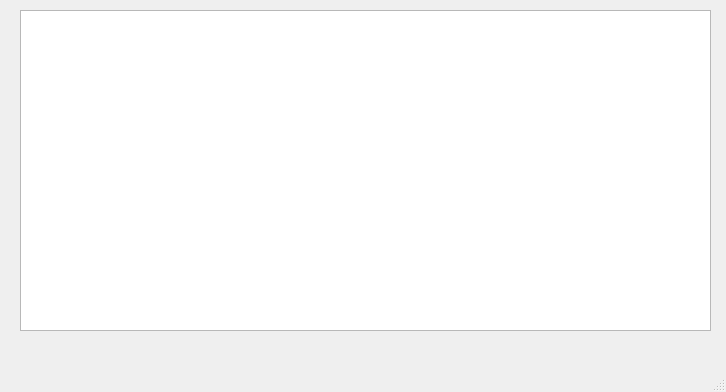
<?xml version="1.0" encoding="UTF-8"?>
<ui version="4.0">
 <class>MainWindow</class>
 <widget class="QMainWindow" name="MainWindow">
  <property name="geometry">
   <rect>
    <x>0</x>
    <y>0</y>
    <width>726</width>
    <height>392</height>
   </rect>
  </property>
  <property name="windowTitle">
   <string>Diferencias</string>
  </property>
  <widget class="QWidget" name="centralwidget">
   <widget class="PlotWidget" name="gv">
    <property name="geometry">
     <rect>
      <x>20</x>
      <y>10</y>
      <width>691</width>
      <height>321</height>
     </rect>
    </property>
   </widget>
  </widget>
  <widget class="QMenuBar" name="menubar">
   <property name="geometry">
    <rect>
     <x>0</x>
     <y>0</y>
     <width>726</width>
     <height>25</height>
    </rect>
   </property>
  </widget>
  <widget class="QStatusBar" name="statusbar"/>
 </widget>
 <customwidgets>
  <customwidget>
   <class>PlotWidget</class>
   <extends>QGraphicsView</extends>
   <header>pyqtgraph</header>
  </customwidget>
 </customwidgets>
 <resources/>
 <connections/>
</ui>
